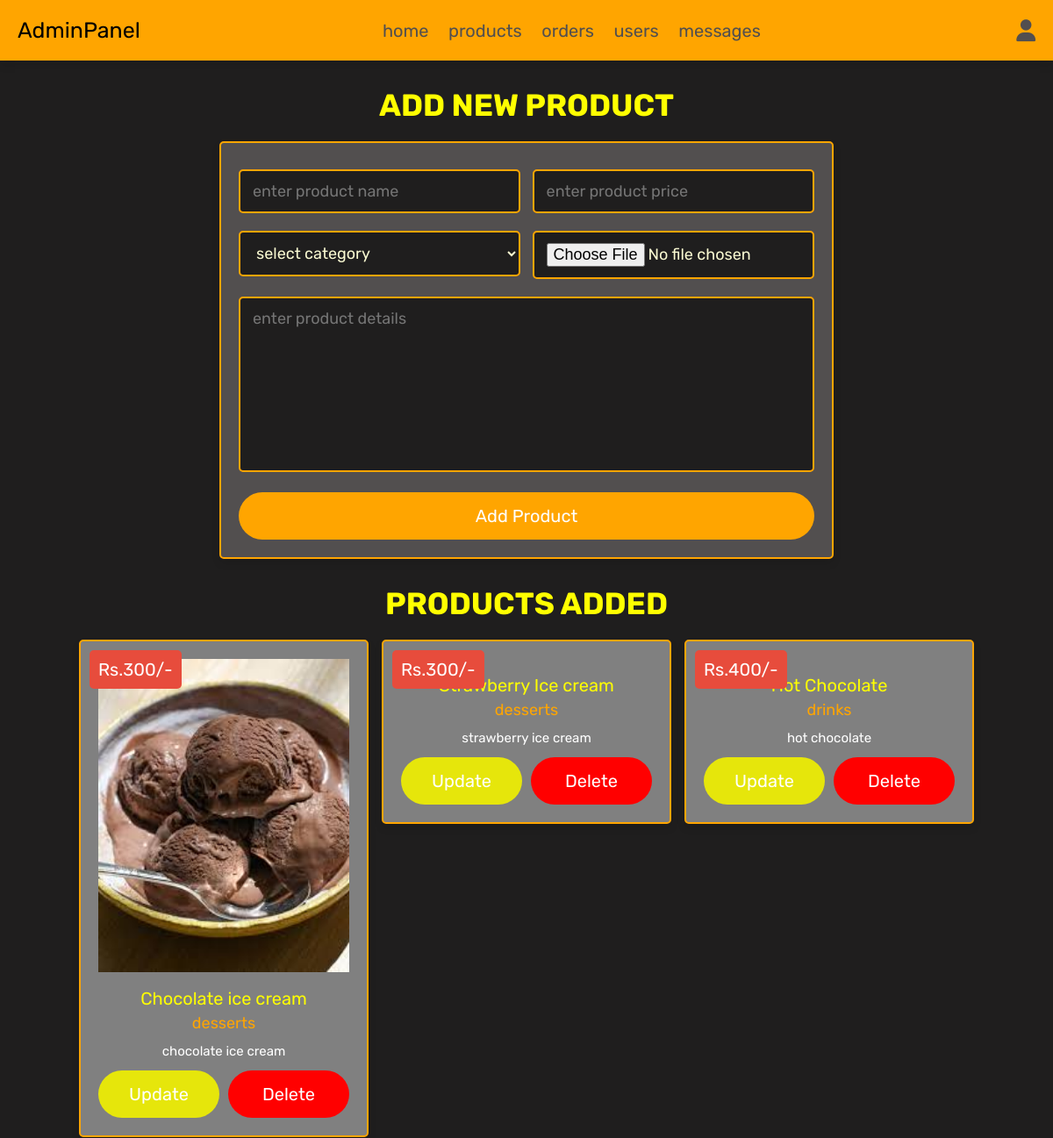
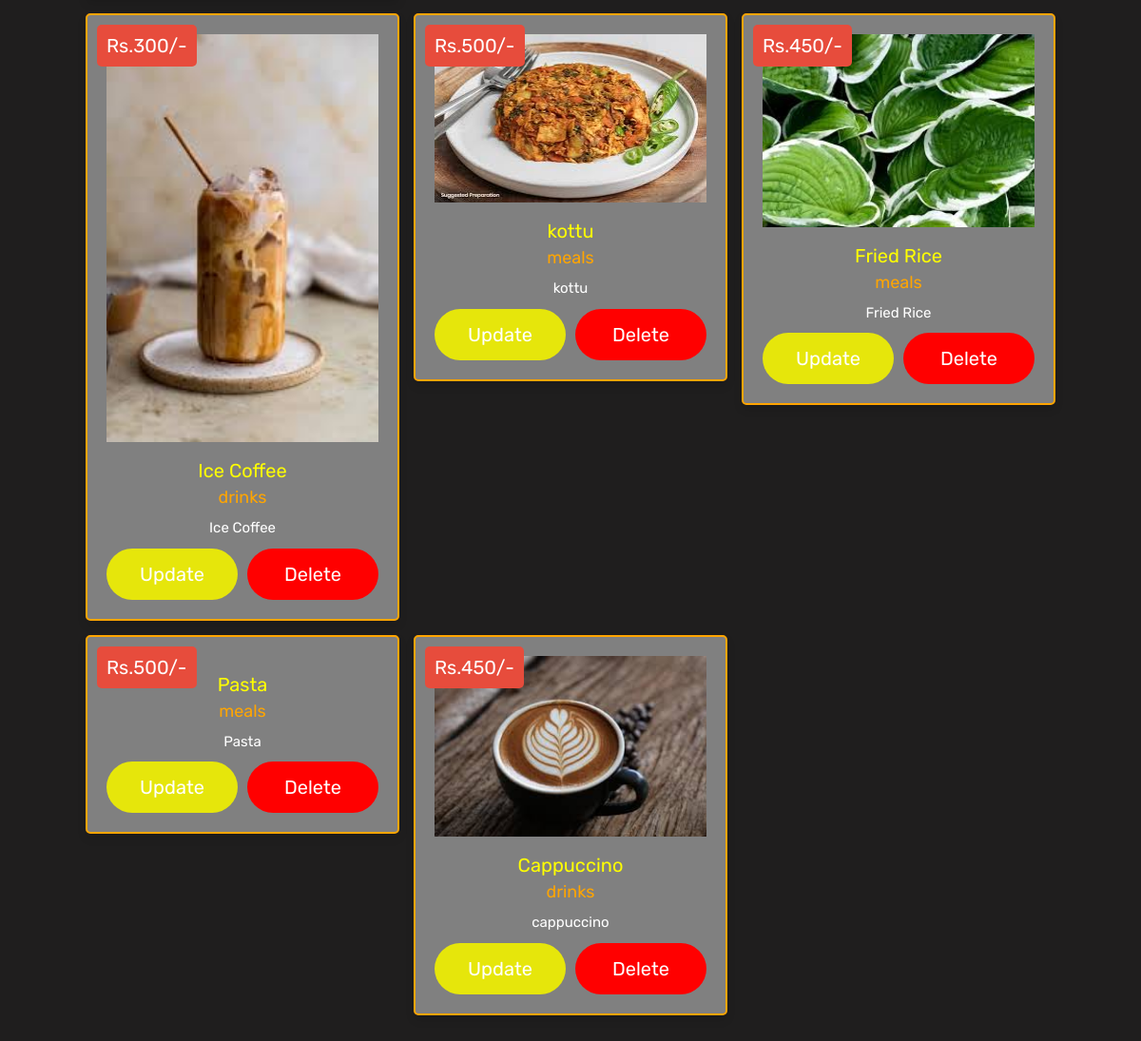
Screenshot of /admin_products.php (signed in) with the database file from the repository (2 pictures, top to bottom).
### tables this page shows
CREATE TABLE `products` (
  `id` int(100) NOT NULL,
  `name` varchar(100) NOT NULL,
  `category` varchar(20) NOT NULL,
  `details` varchar(500) NOT NULL,
  `price` int(100) NOT NULL,
  `image` varchar(100) NOT NULL
);

### admin_products.php (the view, shortened to what this page needs)
<?php
@include 'config.php';
?>
<!DOCTYPE html>
<html lang="en">
<head>
   <link rel="stylesheet" href="https://cdnjs.cloudflare.com/ajax/libs/font-awesome/6.1.1/css/all.min.css">
   <link rel="stylesheet" href="css/admin_style.css">
</head>
<body>
<?php include 'admin_header.php'; ?>
<section class="add-products">
   <h1 class="title">add new product</h1>
   <form action="" method="POST" enctype="multipart/form-data">
      <div class="flex">
         <div class="inputBox">
         <input type="text" name="name" class="box" required placeholder="enter product name">
         <select name="category" class="box" required>
            <option value="" selected disabled>select category</option>
         </select>
         </div>
         <div class="inputBox">
         <input type="number" min="0" name="price" class="box" required placeholder="enter product price">
         <input type="file" name="image" required class="box" accept="image/jpg, image/jpeg, image/png">
         </div>
      </div>
      <textarea name="details" class="box" required placeholder="enter product details" cols="30" rows="10"></textarea>
      <input type="submit" class="btn" value="add product" name="add_product">
   </form>
</section>
<section class="show-products">
   <h1 class="title">products added</h1>
   <div class="box-container">
   <?php
      $show_products = $conn->prepare("SELECT * FROM `products`");
      $show_products->execute();
      if($show_products->rowCount() > 0){
         while($fetch_products = $show_products->fetch(PDO::FETCH_ASSOC)){
   ?>
   <div class="box">
      <div class="price">Rs.<?= $fetch_products['price']; ?>/-</div>
      <img src="uploaded_img/<?= $fetch_products['image']; ?>" alt="">
      <div class="name"><?= $fetch_products['name']; ?></div>
      <div class="cat"><?= $fetch_products['category']; ?></div>
      <div class="details"><?= $fetch_products['details']; ?></div>
      <div class="flex-btn">
         <a href="admin_update_product.php?update=<?= $fetch_products['id']; ?>" class="option-btn">update</a>
         <a href="admin_products.php?delete=<?= $fetch_products['id']; ?>" class="delete-btn" onclick="return confirm('delete this product?');">delete</a>
      </div>
   </div>
   <?php
      }
   }else{
      echo '<p class="empty">now products added yet!</p>';
   }
   ?>
   </div>
</section>
</body>
</html>

### admin_header.php (shortened to what this page needs)
<header class="header">
   <div class="flex">
      <a href="admin_page.php" class="logo">Admin<span>Panel</span></a>
      <nav class="navbar">
         <a href="admin_page.php">home</a>
         <a href="admin_products.php">products</a>
         <a href="admin_orders.php">orders</a>
         <a href="admin_users.php">users</a>
         <a href="admin_contacts.php">messages</a>
      </nav>
      <div class="icons">
         <div id="user-btn" class="fas fa-user"></div>
      </div>
   </div>
</header>

### css/admin_style.css (style rules this page uses)
.add-products form { max-width: 70rem; padding:2rem; margin:0 auto; text-align: center; border:var(--border); box-shadow: var(--box-shadow); background-color: var(--gray); border-radius: .5rem; }
.add-products form .flex { display: flex; justify-content: space-between; flex-wrap: wrap; }
.add-products form .flex .inputBox { width: 49%; }
.add-products form .box { width: 100%; margin:1rem 0; padding:1.2rem 1.4rem; font-size: 1.8rem; color: lightgoldenrodyellow; border-radius: .5rem; background-color: var(--light-bg); border:var(--border); }
.add-products form textarea { height: 20rem; resize: none; }
.show-products { padding-top: 0; }
.show-products .box-container { display: grid; grid-template-columns: repeat(auto-fit, 33rem); gap:1.5rem; align-items: flex-start; justify-content:center; }
.show-products .box-container .box { text-align: center; border:var(--border); box-shadow: var(--box-shadow); background-color: gray; border-radius: .5rem; padding:2rem; position: relative; }
.show-products .box-container .box .price { position: absolute; top:1rem; left:1rem; padding:1rem; font-size: 2rem; color:var(--white); background-color: var(--red); border-radius: .5rem; }
.show-products .box-container .box img { width: 100%; margin-bottom: 1rem; }
.show-products .box-container .box .name { margin:.5rem 0; font-size: 2rem; color: yellow; }
.show-products .box-container .box .cat { font-size: 1.8rem; color: orange; }
.show-products .box-container .box .details { padding-top: 1rem; font-size: 1.5rem; line-height: 1.5; color: white; }

### css/components.css (style rules this page uses)
:root { --orange: orange; --red:#e74c3c; --black:#333; --gray:rgb(82, 79, 79); --light-color:#666; --white:#fff; --light-bg:#1f1e1e; --border:.2rem solid var(--orange); --box-shadow:0 .5rem 1rem rgba(0,0,0,.1); }
* { font-family: 'Rubik', sans-serif; margin:0; padding:0; box-sizing: border-box; outline: none; border:none; text-decoration: none; color:var(--black); }
body { background-color: var(--light-bg); }
html { font-size: 62.5%; overflow-x: hidden; scroll-behavior: smooth; scroll-padding-top: 6.5rem; }
section { padding:3rem 2rem; max-width: 1200px; margin:0 auto; }
.btn, .delete-btn, .option-btn { display: block; width: 100%; margin-top: 1rem; border: 2px solid transparent; border-radius: 30px; color:var(--white); font-size: 2rem; padding:1.3rem 3rem; text-transform: capitalize; cursor: pointer; text-align: center; transition: .4s; }
.btn { background-color: orange; }
.delete-btn { background-color: red; }
.option-btn { background-color: rgb(230, 230, 11); }
.flex-btn { display: flex; flex-wrap: wrap; gap:1rem; }
.flex-btn > * { flex:1; }
.title { text-align: center; margin-bottom: 2rem; text-transform: uppercase; color:yellow; font-size: 3.5rem; }
.header { background: orange; position: sticky; top:0; left:0; right:0; z-index: 1000; box-shadow: var(--box-shadow); }
.header .flex { display: flex; align-items: center; justify-content: space-between; padding:2rem; margin: 0 auto; max-width: 1200px; position: relative; }
.header .flex .logo { font-size: 2.5rem; color: black; }
.header .flex .logo span { color: black; }
.header .flex .navbar a { margin:0 1rem; font-size: 2rem; color:var(--gray); }
.header .flex .icons > * { font-size: 2.5rem; color:var(--gray); cursor: pointer; margin-left: 1.5rem; }

### rows the page displays
products: price "300", image (picture), name "Chocolate ice cream", category "desserts", details "chocolate ice cream"
products: price "300", name "Strawberry Ice cream", category "desserts", details "strawberry ice cream"
products: price "400", name "Hot Chocolate", category "drinks", details "hot chocolate"
products: price "300", image (picture), name "Ice Coffee", category "drinks", details "Ice Coffee"
products: price "500", image (picture), name "kottu", category "meals", details "kottu"
products: price "450", image (picture), name "Fried Rice", category "meals", details "Fried Rice"
products: price "500", name "Pasta", category "meals", details "Pasta"
products: price "450", image (picture), name "Cappuccino", category "drinks", details "cappuccino"
